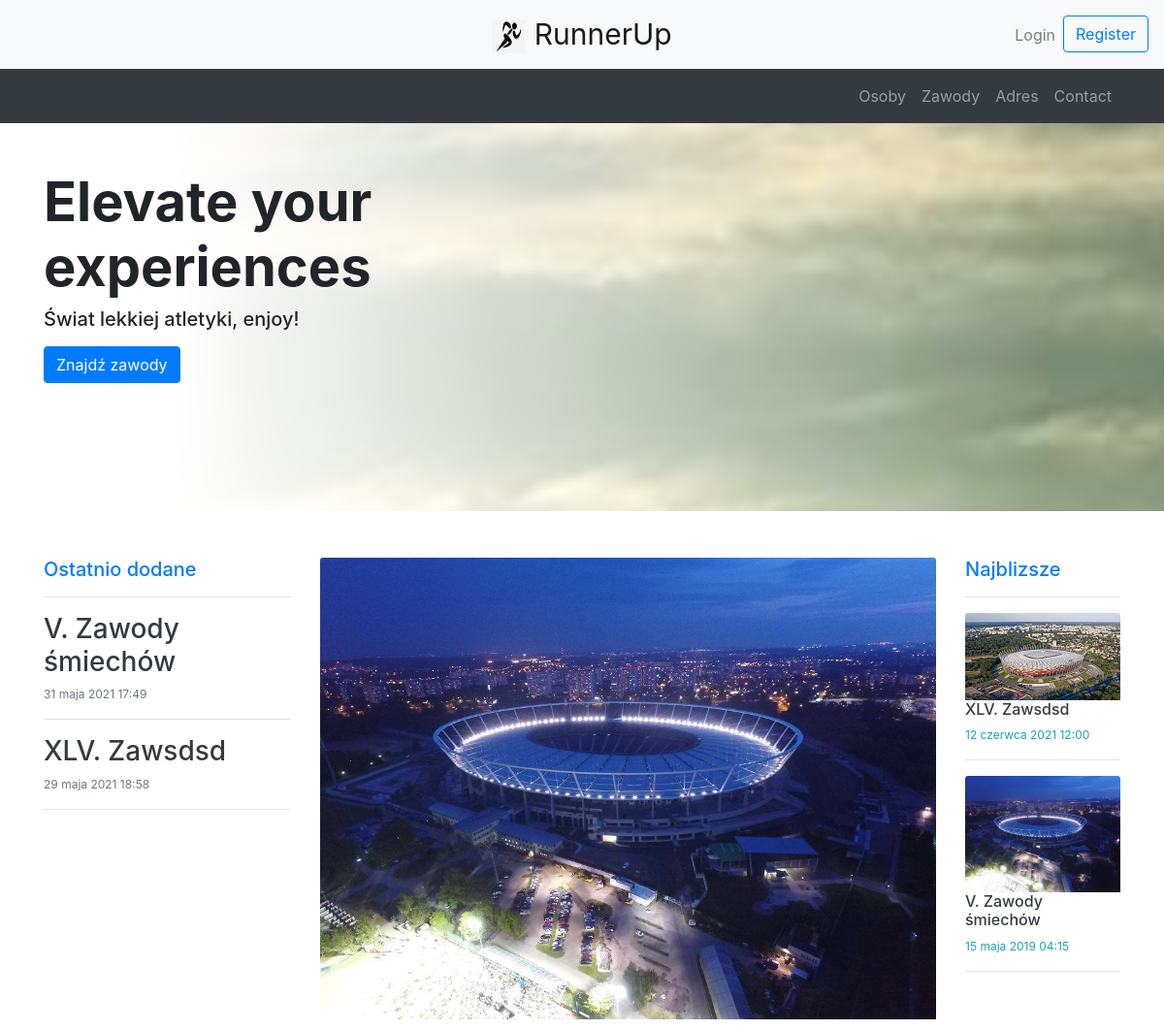
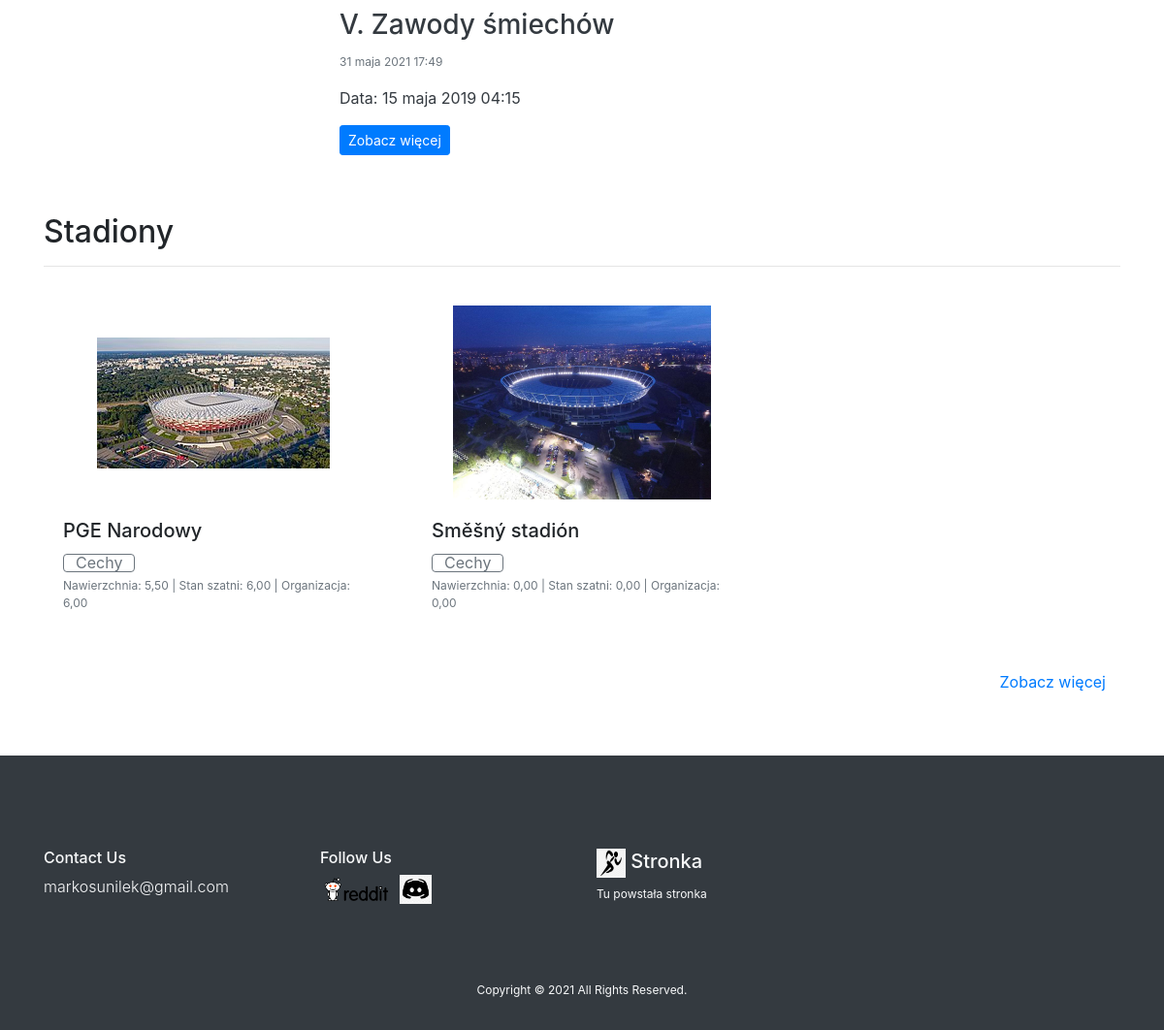
The page / on the database its author committed (2 pictures, top to bottom).
### polls/models.py (models this page shows, shortened)
class Zawody(models.Model):
    zawody_nazwa = models.CharField(max_length=200, verbose_name='Nazwa')
    zawody_data = models.DateTimeField(default=return_date_time, verbose_name='Kiedy', help_text='<em>DD.MM.YYYY HH:MM</em>')
    aff_url = models.SlugField(blank=True, null=True, help_text='wyrazy-oddzielone-myslnikami')
    zawody_pub = models.DateTimeField(auto_now_add=True)
    stadion = models.ForeignKey(Stadion, on_delete=models.CASCADE)

class Stadion(models.Model):
    stadion_nazwa = models.CharField(max_length=100, blank=False, unique=True, verbose_name='Nazwa stadionu')
    pojemnosc_trybun = models.IntegerField(default=0, null=True, blank=True, verbose_name='Pojemność trybun')
    niepelnosprawni = models.BooleanField(default=False, verbose_name='Niepełnosprawni')
    stadion_adres = models.OneToOneField(Adres, on_delete=models.CASCADE, verbose_name='Adres stadionu')
    stadion_zdjecie = models.ImageField(upload_to="polls/images/", null=True, blank=True, verbose_name='Zdjęcie stadionu')
    naw_av = models.DecimalField(default=0, max_digits=3, decimal_places=2)
    sza_av = models.DecimalField(default=0, max_digits=3, decimal_places=2)
    org_av = models.DecimalField(default=0, max_digits=3, decimal_places=2)

### polls/views.py (the view)
# urls.py: path('', views.homepage, name='homepage'),
def homepage(request):
    stadion = Stadion.objects.all()
    zawody = Zawody.objects.all()[:3]
    new_posts = Zawody.objects.all().order_by('-zawody_pub')
    kiedy = Zawody.objects.all().order_by('-zawody_data')
    most_recent = new_posts.first()
    return render(request=request, template_name="base.html",
                  context={'zawody': zawody, 'most_recent': most_recent, "new_posts": new_posts, "kiedy": kiedy,
                           'stadion': stadion})

### templates/base.html (shortened to what this page needs)
{% extends 'header.html' %}
{% block content %}
{% load static %}
    <div class="cta-banner">
        <div class="container py-5">
            <div class="row">
                <div class="col-sm-12 col-md-12 col-lg-6 pb-4">
                    <h1 class="cta-message display-4 font-weight-bold">Elevate your experiences</h1>
                    <h5>Świat lekkiej atletyki, enjoy!</h5>
                    {% if user.is_authenticated %}
                        <a class="btn btn-primary mt-2" href="/stadiony/">Zobacz stadiony</a>
                    {% else %}
                        <a class="btn btn-primary mt-2" href="/zawody/">Znajdź zawody</a>
                    {% endif %}
                </div>
            </div>
        </div>
    </div>
    <div class="container pt-5">
        <div class="row">
            <div class="col-lg-3 col-md-3 col-sm-12 pb-4">
                <h5 class="text-primary">Ostatnio dodane</h5>
                <hr>
                {% for n in new_posts %}
                    <a class="text-dark" href="/zawody/{{ n.aff_url }}">
                        <h3>{{ n.zawody_nazwa }}</h3>
                        <p class="text-muted" style="font-size:12px">{{ n.zawody_pub }}</p>
                    </a>
                    <hr>
                {% endfor %}
            </div>
            <div class="col-lg-7 col-md-7 col-sm-12 pb-4">
                <a class="text-dark" href="/zawody/{{ most_recent.aff_url }}" style="text-decoration: none">
                    <img src="{{ most_recent.stadion.stadion_zdjecie.url }}" class="card-img-top" alt="{{most_recent.zawody_nazwa }}">
                    <div class="card-body">
                        <h3 class="card-title">{{ most_recent.zawody_nazwa }}</h3>
                        <p class="card-text text-muted" style="font-size:12px">{{ most_recent.zawody_pub }}</p>
                        <p class="card-text">Data: {{ most_recent.zawody_data}}</p>
                        <button class="btn btn-primary btn-sm">Zobacz więcej</button>
                    </div>
                </a>
            </div>
            <div class="col-lg-2 col-md-2 col-sm-12 pb-4">
                <h5 class="text-primary">Najblizsze</h5>
                <hr>
                {% for k in kiedy %}
                    <a class="text-dark" href="/zawody/{{ k.aff_url }}">
                        <img src="{{ k.stadion.stadion_zdjecie.url }}" class="card-img-top" alt="{{k.zawody_nazwa }}">
                        <h6>{{ k.zawody_nazwa }}</h6>
                        <p class="text-info" style="font-size:12px">{{ k.zawody_data }}</p>
                    </a>
                    <hr>
                {% endfor %}
            </div>
        </div>
    </div>
    <div class="container py-3">
        <h2>Stadiony</h2>
        <hr>
        <br>
        <div class="row">
            {% for s in stadion %}
                <div class="col-sm-12 col-md-6 col-lg-4 pb-4">
                    <div class="card h-100" style="border:none">
                        <img src="{{ s.stadion_zdjecie.url }}" class="card-img-top" alt="{{ s.stadion_nazwa }}" style="width: auto; height: 200px; object-fit: scale-down;">
                        <div class="card-body">
                            <h5 class="card-title">{{ s.stadion_nazwa }}</h5>
                            <a class="btn btn-outline-secondary align-top" data-toggle="collapse" href="#collapse{{s.pk}}" role="button" aria-expanded="false" aria-controls="collapse{{s.pk}}" style="line-height: 5px; font-size-adjust: inherit;">Cechy</a>
                        <p class="text-muted" style="font-size:12px">Nawierzchnia: {{ s.naw_av }} | Stan szatni: {{ s.sza_av }} | Organizacja: {{ s.org_av }}</p>
                        </div>
                    </div>
                </div>
            {% endfor %}
        </div>
        <div class="container text-right">
            <a href="/stadion/">Zobacz więcej</a>
        </div>
    </div>
{% endblock %}

### rows shown on the page
Zawody: zawody_nazwa "V. Zawody śmiechów", zawody_pub "31 maja 2021 17:49", stadion.stadion_zdjecie (picture), zawody_data "15 maja 2019 04:15"
Zawody: zawody_nazwa "XLV. Zawsdsd", zawody_pub "29 maja 2021 18:58", stadion.stadion_zdjecie (picture), zawody_data "12 czerwca 2021 12:00"
Stadion: stadion_zdjecie (picture), stadion_nazwa "PGE Narodowy", naw_av "5,50", sza_av "6,00", org_av "6,00"
Stadion: stadion_zdjecie (picture), stadion_nazwa "Směšný stadión", naw_av "0,00", sza_av "0,00", org_av "0,00"
